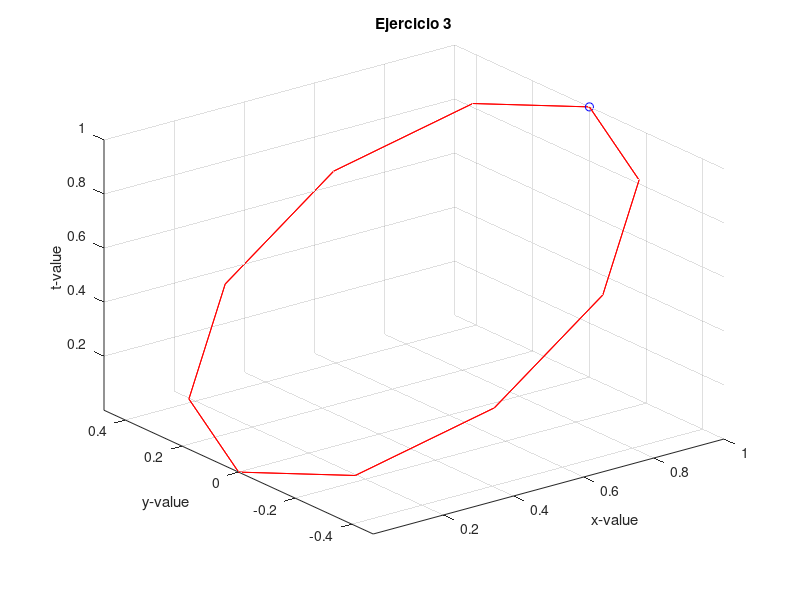

Write MATLAB code to recreate this figure.
t = 0:0.1*pi:2*pi;
u = 0:0.1*pi:2*pi;
x = @(t,u) cos(t).* cos(u);
y = @(t,u) cos(t).* sin(u);
z = @(t) cos(t).^2;
comet3(x(t,u),y(t,u),z(t));
title('Ejercicio 3')
xlabel('x-value');
ylabel('y-value');
zlabel('t-value');
grid on
